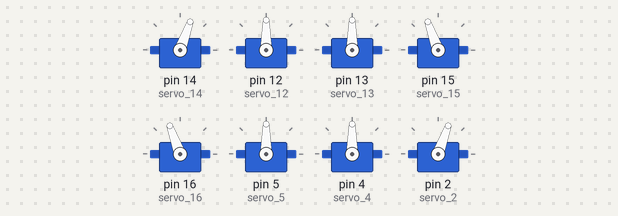
A sketch run on a simulated Arduino Uno, built with avr-gcc and run on an emulated ATmega328P. On the bench: 8 × servo.

Above: at 0.05 s.
At 0.5 s:
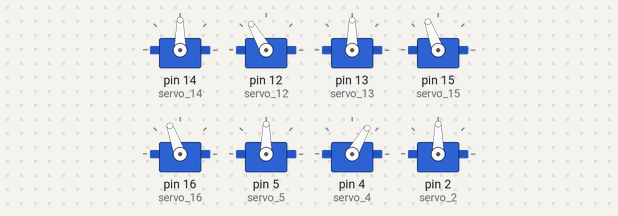
At 0.75 s:
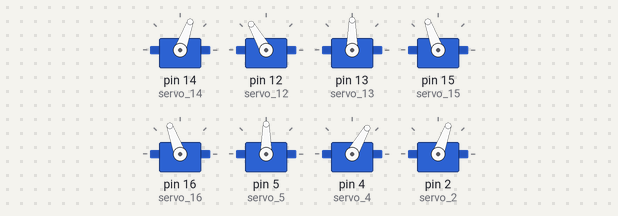
At 1.0 s:
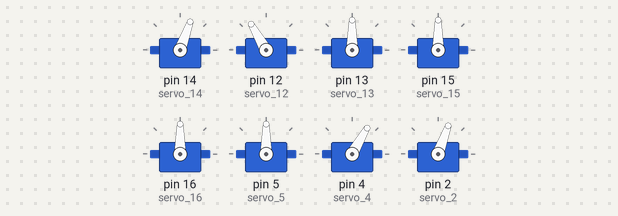
At 1.5 s:
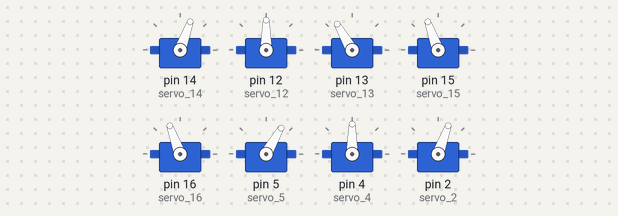
At 2.0 s:
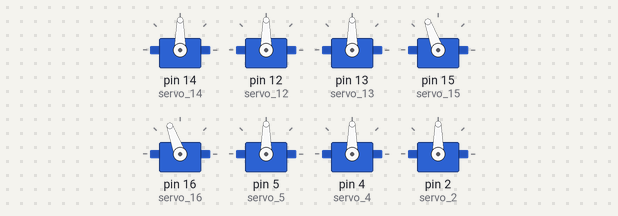
Timing chart, 0 to 5.1 s (numbered marks = the images above):
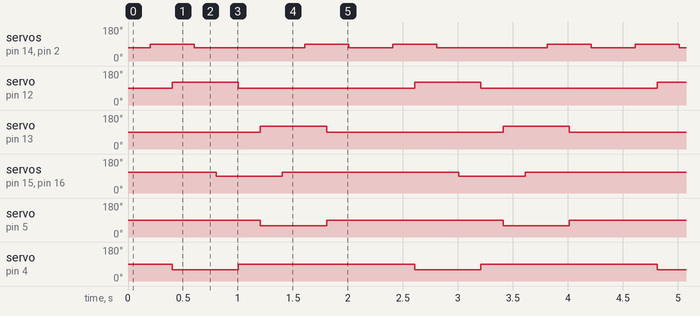

The sketch:

4.2forward.ino
```cpp
#include <Servo.h>
Servo servo_14;//Upper right [paw]
Servo servo_12;//Upper right [arm]
Servo servo_13;//Lower right [arm]
Servo servo_15;//Lower right [paw]
Servo servo_16;//Upper left [paw]
Servo servo_5;//Upper left [arm]
Servo servo_4;//Lower left [arm]
Servo servo_2;//Lower left [paw]

//Creates an array of action decompositions for moving forward
int array2[11][9] = { //There are 11 arrays with 9 columns
//G14  G12  G13  G15  G16  G5  G4  G2  MS （The latter is uniformly sorted according to this pin）
 {70, 90, 90, 110, 110, 90, 90, 70, 200},//Ready for standby
 {90, 90, 90, 110, 110, 90, 90, 90, 200},//Right upper paw and left lower paw are raised
 {90, 120, 90, 110, 110, 90, 60, 90, 200},//Right upper arm and left lower arm forward
 {70, 120, 90, 110, 110, 90, 60, 70, 200},//Right upper paw and left lower paw drop
 {70, 120, 90, 90, 90, 90, 60, 70, 200},//The left upper paw and right lower paw are raised
 {70, 90, 90, 90, 90, 90, 90, 70, 200},//Right upper arm and left lower arm back
 {70, 90, 120,90, 90, 60, 90, 70, 200},//Left upper arm and right lower arm forward
 {70, 90, 120,110, 110, 60, 90, 70, 200},//Left upper paw and right lower paw drop
 {90, 90, 120,110, 110, 60, 90, 90, 200},//Right upper paw and left lower paw are raised
 {90, 90, 90, 110, 110, 90, 90, 90, 200},//The upper left arm and lower right arm back
 {70, 90, 90, 110, 110, 90, 90, 70, 200},//Right upper paw and left lower paw drop
};
//Sets the forward function

void forward() {
  for (int i = 0; i <= 10; i = i + 1) {
    servo_14.write(array2[i][0]);
    servo_12.write(array2[i][1]);
    servo_13.write(array2[i][2]);
    servo_15.write(array2[i][3]);
    servo_16.write(array2[i][4]);
    servo_5.write(array2[i][5]);
    servo_4.write(array2[i][6]);
    servo_2.write(array2[i][7]);
    delay(array2[i][8]);
    }
}

void setup(){
  servo_14.attach(14);
  servo_12.attach(12);
  servo_13.attach(13);
  servo_15.attach(15);
  servo_16.attach(16);
  servo_5.attach(5);
  servo_4.attach(4);
  servo_2.attach(2);
}

// Run the forward function (to pause, put the swing switch on the servo extension board into OFF gear)
void loop() {
  forward();// The robot may not necessarily walk in a straight line due to errors
}
```

Measured:
- by itself, servo on pin 14 (servo_14), servo on pin 2 (servo_2): repeats every 2.2 s: 70° 1.0 s, 90° 0.40 s, 70° 0.40 s, 90° 0.40 s
- by itself, servo on pin 12 (servo_12), servo on pin 13 (servo_13): alternates 120° for 0.60 s and 90° for 1.6 s
- by itself, servo on pin 15 (servo_15), servo on pin 16 (servo_16): alternates 110° for 1.6 s and 90° for 0.60 s
- by itself, servo on pin 5 (servo_5), servo on pin 4 (servo_4): alternates 90° for 1.6 s and 60° for 0.60 s
